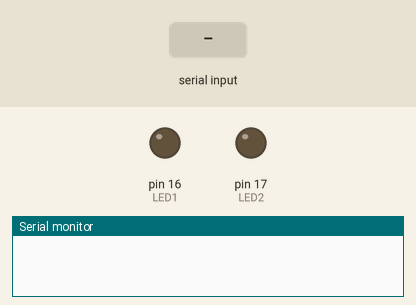
Simulated run of this sketch. Board: Arduino Uno, built with avr-gcc and run on an emulated ATmega328P. On the bench: output pins drawn as LEDs (lit = HIGH), the last lines printed to the serial monitor. The inputs (shaded band) are chosen by the test bench.

Above: at 1.2 s.
1.3 s: "a" received over Serial
At 1.7 s:
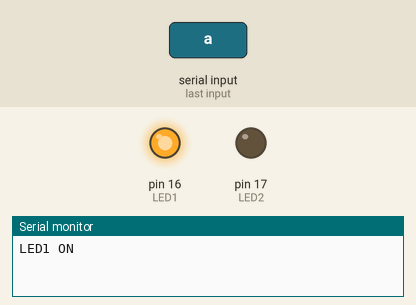
Timing chart, 0 to 4.3 s (numbered marks = the images above; inputs shaded):
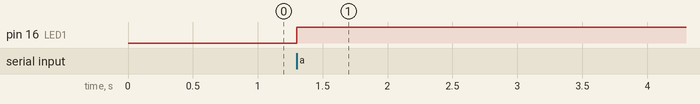

The sketch:

switch_test.ino
```cpp
#define LED1 16
#define LED2 17
const int LEDR = 18;
const int LEDY = 19;
const int LEDG = 21;
#define SW1 2
#define SW2 4

void setup() {
  // put your setup code here, to run once:
  Serial.begin(9600);
  pinMode(LED1, OUTPUT);
  pinMode(LED2, OUTPUT);
  pinMode(SW1, INPUT);
  pinMode(SW2, INPUT);


}

void loop() {
 char ch1;
 char ch2;
 ch1 = Serial.read();
 ch2 = Serial.read();
 if(ch1 == 'a' ){
  digitalWrite(LED1, HIGH);
  Serial.println("LED1 ON");
}else if(ch2 =='b'){
  digitalWrite(LED1, LOW);
  Serial.println("LED1 OFF");
}

}
```

Measured:
- after the input at 1.3 s, pin 16 (LED1): LOW → HIGH at once
